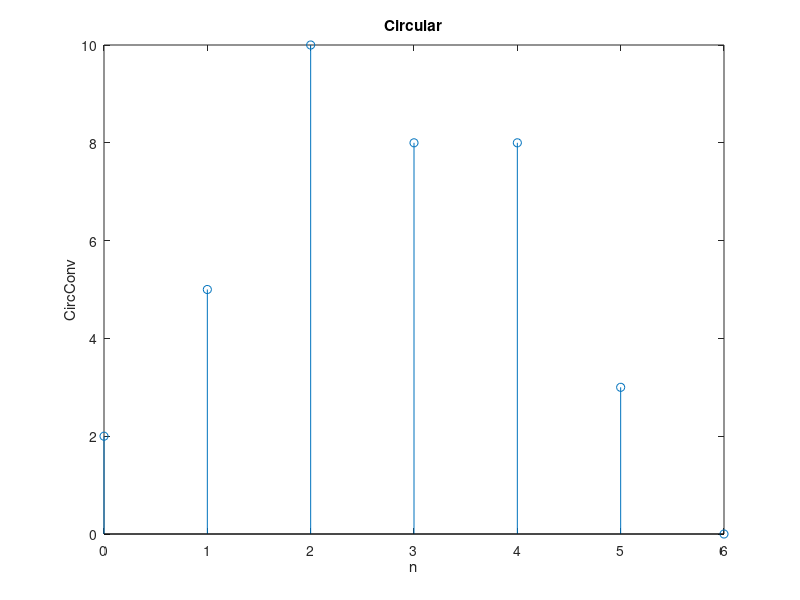
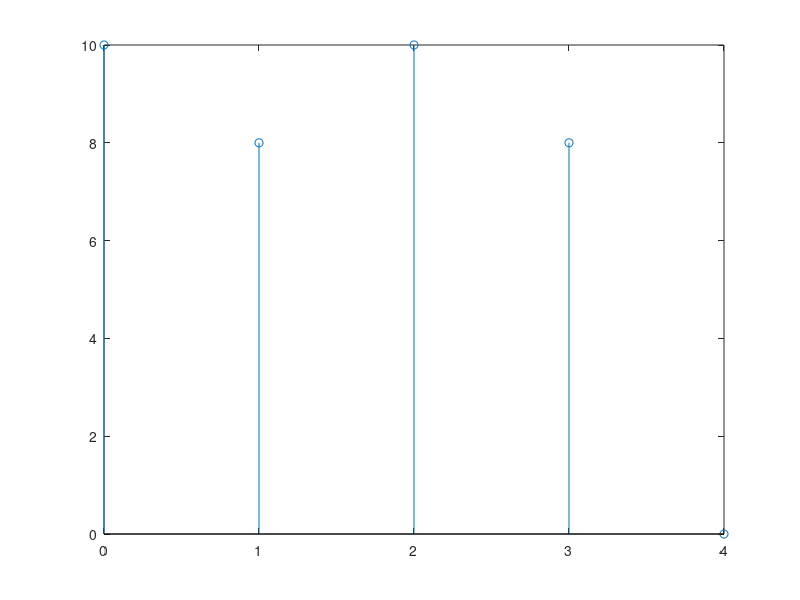

The MATLAB script that drew these images, in order:
clc;
clear all;
close all;
x  = [2 1 2 1];
h = [1 2 3];
lim_lin = length(x)+length(h)-1;
lim_circ = max(length(x),length(h));

n= 0:lim_lin;
y = conv(x,h); 
yl=[y 0];
stem(n,yl);
figure(2);
title("Linear");
xlabel('n');
ylabel('LinConv');

n= 0:lim_circ;
y1 = y(1:lim_circ);
y2 = [y(lim_circ+1:end) zeros(1,2*lim_circ-lim_lin)];
yc  = y1+ y2;
yc=[yc 0];
stem(n,yc);
figure(1);
title("Circular");
xlabel('n');
ylabel('CircConv');
